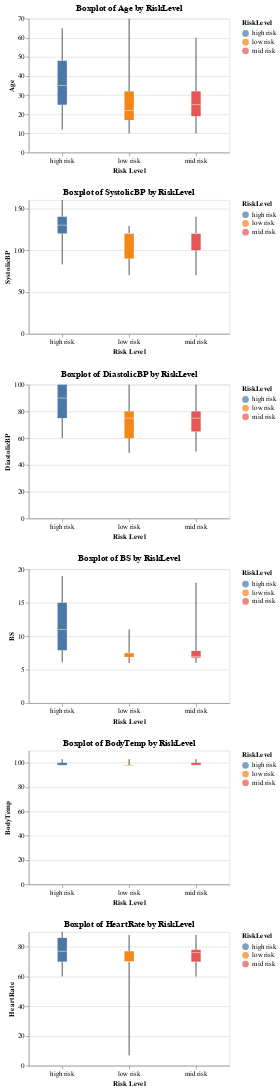

Here is the notebook cell this chart was saved with:
### Markdown cell above
We can see from the boxplots that women in the high-risk group generally have higher values across all our features. For example, older women are more likely to be classified as high risk. Additionally, the high-risk group shows a wider range for upper blood pressure and blood glucose levels, with the median value being slightly higher than that of the other groups.

### Code cell
columns = [col for col in df.columns.tolist() if col != 'RiskLevel']

boxplots = [
    alt.Chart(df).mark_boxplot(extent = 'min-max').encode(
        x = alt.X('RiskLevel:N', title = 'Risk Level', axis = alt.Axis(labelAngle = 0)),
        y = alt.Y(f'{col}:Q', title = col),
        color = 'RiskLevel:N'
    ).properties(
        title = f'Boxplot of {col} by RiskLevel',
        width = 300,
        height = 200
    )
    for col in columns
]

final_chart = alt.vconcat(*boxplots).resolve_scale(
    color = 'independent',
    y = 'independent'
)

final_chart.show()

### Figure 1 — Vega-Lite specification as saved in the notebook (floating-point values rounded to 4 significant figures; data arrays with more than 128 entries replaced by an {"elided": "..."} marker saying what was removed)
{"config": {"view": {"continuousWidth": 300, "continuousHeight": 300}}, "vconcat": [{"mark": {"type": "boxplot", "extent": "min-max"}, "encoding": {"color": {"field": "RiskLevel", "type": "nominal"}, "x": {"axis": {"labelAngle": 0}, "field": "RiskLevel", "title": "Risk Level", "type": "nominal"}, "y": {"field": "Age", "title": "Age", "type": "quantitative"}}, "height": 200, "title": "Boxplot of Age by RiskLevel", "width": 300}, {"mark": {"type": "boxplot", "extent": "min-max"}, "encoding": {"color": {"field": "RiskLevel", "type": "nominal"}, "x": {"axis": {"labelAngle": 0}, "field": "RiskLevel", "title": "Risk Level", "type": "nominal"}, "y": {"field": "SystolicBP", "title": "SystolicBP", "type": "quantitative"}}, "height": 200, "title": "Boxplot of SystolicBP by RiskLevel", "width": 300}, {"mark": {"type": "boxplot", "extent": "min-max"}, "encoding": {"color": {"field": "RiskLevel", "type": "nominal"}, "x": {"axis": {"labelAngle": 0}, "field": "RiskLevel", "title": "Risk Level", "type": "nominal"}, "y": {"field": "DiastolicBP", "title": "DiastolicBP", "type": "quantitative"}}, "height": 200, "title": "Boxplot of DiastolicBP by RiskLevel", "width": 300}, {"mark": {"type": "boxplot", "extent": "min-max"}, "encoding": {"color": {"field": "RiskLevel", "type": "nominal"}, "x": {"axis": {"labelAngle": 0}, "field": "RiskLevel", "title": "Risk Level", "type": "nominal"}, "y": {"field": "BS", "title": "BS", "type": "quantitative"}}, "height": 200, "title": "Boxplot of BS by RiskLevel", "width": 300}, {"mark": {"type": "boxplot", "extent": "min-max"}, "encoding": {"color": {"field": "RiskLevel", "type": "nominal"}, "x": {"axis": {"labelAngle": 0}, "field": "RiskLevel", "title": "Risk Level", "type": "nominal"}, "y": {"field": "BodyTemp", "title": "BodyTemp", "type": "quantitative"}}, "height": 200, "title": "Boxplot of BodyTemp by RiskLevel", "width": 300}, {"mark": {"type": "boxplot", "extent": "min-max"}, "encoding": {"color": {"field": "RiskLevel", "type": "nominal"}, "x": {"axis": {"labelAngle": 0}, "field": "RiskLevel", "title": "Risk Level", "type": "nominal"}, "y": {"field": "HeartRate", "title": "HeartRate", "type": "quantitative"}}, "height": 200, "title": "Boxplot of HeartRate by RiskLevel", "width": 300}], "data": {"name": "data-784c568b4ac4db9d3b795a26b020cf7e"}, "resolve": {"scale": {"color": "independent", "y": "independent"}}, "$schema": "https://vega.github.io/schema/vega-lite/v5.20.1.json", "datasets": {"data-784c568b4ac4db9d3b795a26b020cf7e": {"elided": "1014 records"}}}
